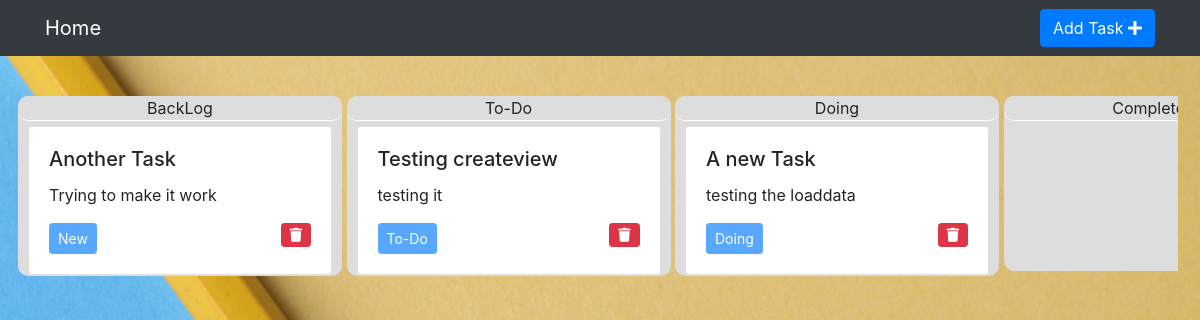
The page /task/ on the database as committed earlier.
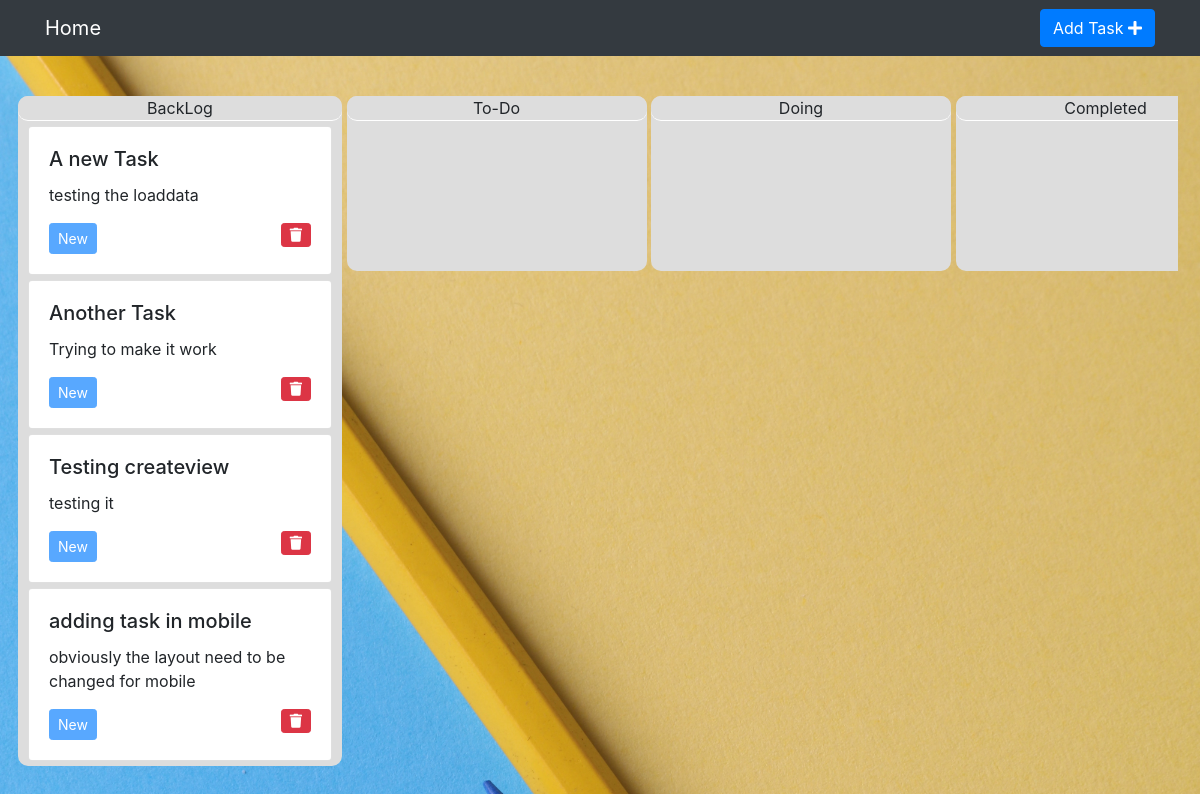
The same page on the database as committed later.
### task/models.py (models this page shows, shortened)
class Task(models.Model):
    STATUS_CHOICES = [
        ('To-Do', 'To-Do'),
        ('Doing', 'Doing'),
        ('Completed', 'Completed'),
        ('QA', 'QA'),
        ('Closed', 'Closed'),
        ('New', 'New')
    ]
    Title = models.CharField(max_length=250)
    Description = models.TextField(max_length=10000)
    Status = models.CharField(max_length=7,
                              default='New',
                              choices=STATUS_CHOICES,)
    def __str__(self):
        return self.Title

### task/views.py (the view)
def index(request):
    template = loader.get_template('task/task_list.html')
    allTasks = Task.objects.all()
    context = {
        'allTasks': allTasks
    }
    return HttpResponse(template.render(context, request))

### templates/task/task_list.html (shortened to what this page needs)
{% extends "task/index.html" %}
{% load static %}
{% block task_list %}
    <div class="row">
        {% for task in allTasks %}
            <div class="card" id="card-{{ task.pk }}" draggable="true" ondragstart="drag(event)" style="width: 19rem">
                <div class="card-body within-the-card">
                    <h5 class="card-title within-the-card-body">{{ task }}</h5>
                    <p class="card-text within-the-card-body">{{ task.Description }}</p>
                    <a href="#" class="btn btn-sm btn-primary disabled status within-the-card-body">{{ task.Status }}</a>
                    <a href="{% url 'task:task-delete' task.pk %} " class="btn btn-sm btn-danger float-right within-the-card-body"><i
                            class="fas fa-trash"></i></a>
                </div>
            </div>
        {% endfor %}
    </div>
{% endblock %}

Rows that differ between the two databases and show on the page:
changed Task "A new Task": Status "Doing" → "New"
changed Task "Testing createview": Status "To-Do" → "New"
added Task: Title "adding task in mobile", Description "obviously the layout need to be changed for mobile", Status "New"
